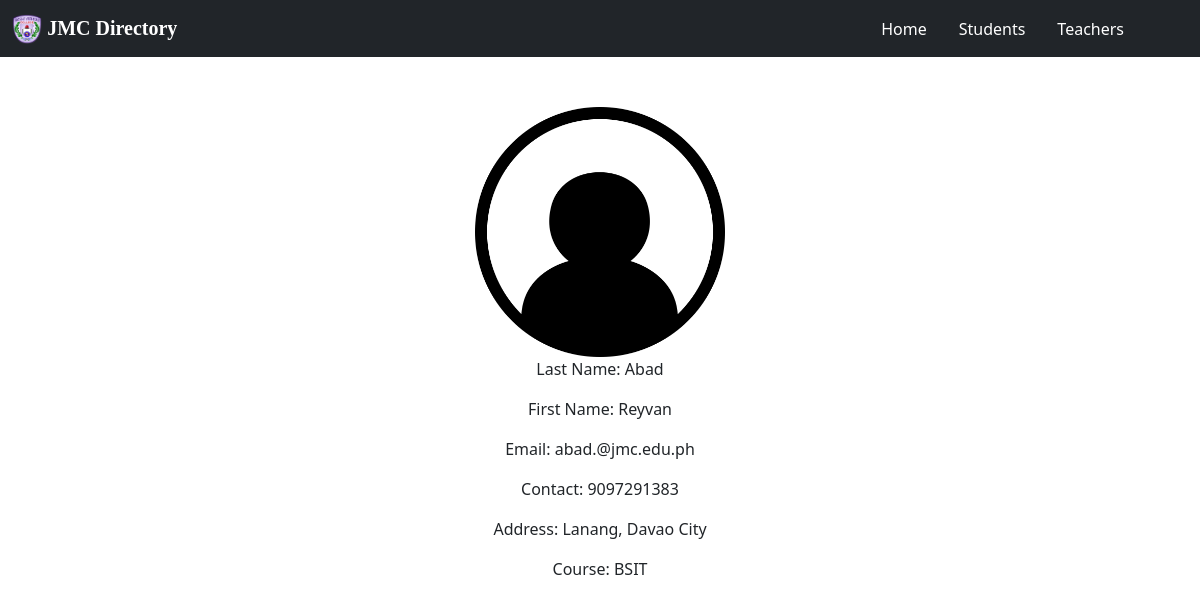
The app's page /students/1/ with its own data.
### class_records/models.py (models this page shows, shortened)
class Student(models.Model):
    First_name=models.CharField(max_length=200)
    Last_name=models.CharField(max_length=200)
    Email=models.CharField(max_length=50)
    Contact=models.IntegerField()
    Address=models.CharField(max_length=200)
    Course=models.CharField(max_length=10)

### class_records/views.py (the view)
# urls.py: path('students/<int:student_id>/', views.student, name='student'),
def student(request, student_id):
    student = get_object_or_404(Student, pk=student_id)
    students = Student.objects.all()
    return render(request, 'class_records/student.html', {'student': student,'students': students})

### class_records/templates/class_records/student.html
{% extends 'class_records/base.html' %}
{% block content %}
    {% load static %}
<div style="width: 500px; margin:50px auto">
    <div style="text-align:center; padding-bottom:50px"><img src="{% static 'records/img_184513.png'%}" width="250" height="250">
    <p>Last Name: {{student.Last_name}}</p>
    <p>First Name: {{student.First_name}}</p>
    <p>Email: {{student.Email}}</p>
    <p>Contact: {{student.Contact}}</p>
    <p>Address: {{student.Address}}</p>
    <p>Course: {{student.Course}}</p>
        </div>
</div>
{% endblock %}

### records on screen
Student: Last_name "Abad", First_name "Reyvan", Email "abad.@jmc.edu.ph", Contact "9097291383", Address "Lanang, Davao City", Course "BSIT"
